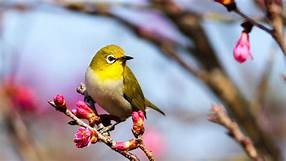
%> input picture DSIP/bird.jpg, 286 x 161 px
$ octave dsip7b.m   (GNU Octave 9; MATLAB toolbox functions it lacks are replaced by stand-ins)
%> lines starting %> are read from the running program, lines starting %| are printed output that depends on the picture
clc;
clear all;
close all;
rgb = imread('bird.jpg');
%> rgb is the input picture: size 161x286x3 uint8; mean R, G, B 155.1, 144.3, 150.6
r = rgb2gray(rgb);
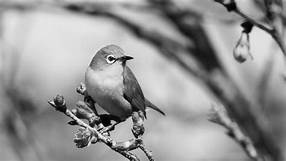
%> r: size 161x286 uint8; min 1, max 251, mean 148.2
r = im2double(rgb);
%> r: size 161x286x3 double
s=r;
[row,col] = size(r);
%> row = 161; col = 858
subplot(2,1,1)
imshow(r)
f = [-1,-1,-1;-1,8,-1;-1,-1,-1];
for i = 2:row-1
    for j = 2:col-1
        s(i,j) = (f(1,1)*r(i-1,j-1)+f(1,2)*r(i-1,j)+f(1,3)*r(i-1,j+1)+f(2,1)*r(i,j-1)+f(2,2)*r(i,j)+f(2,3)*r(i,j+1)+f(3,1)*r(i+1,j-1)+f(3,2)*r(i+1,j)+f(3,3)*r(i+1,j+1))/2;
    end
end
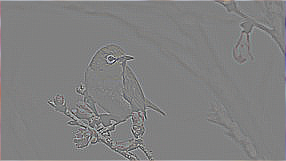
%> s: size 161x286x3 double; mean R, G, B 0.0094, 0.00642, 0.00928; drawn with min black and max white
subplot(2,1,2)
imshow(s)
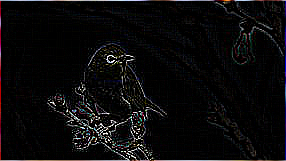
%> displayed picture: size 161x286x3, on the screen's scale of 0 to 255; mean R, G, B 11, 10.3, 11
